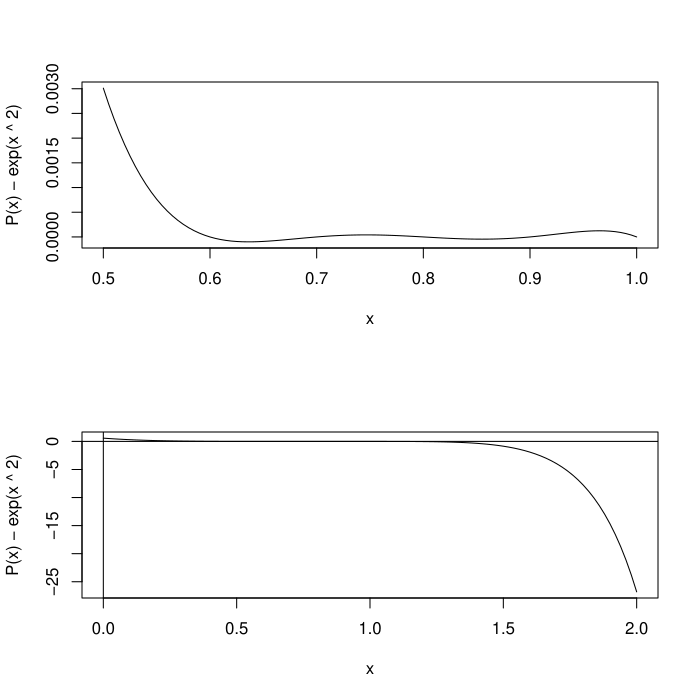

This chart was generated by the following R code:
#
# Copyright (c) 2015-2016 by Yuchao Zhao, Xiaoye Meng.
#
# This program is free software: you can redistribute it and/or modify
# it under the terms of the GNU General Public License as published by
# the Free Software Foundation, either version 3 of the License, or
# (at your option) any later version.
#
# This program is distributed in the hope that it will be useful,
# but WITHOUT ANY WARRANTY; without even the implied warranty of
# MERCHANTABILITY or FITNESS FOR A PARTICULAR PURPOSE.  See the
# GNU General Public License for more details.
#
# You should have received a copy of the GNU General Public License
# along with this program.  If not, see <http://www.gnu.org/licenses/>.
#

source("c3/newtdd.R")
source("c0/nest.R")
# (a)
x = c(0.6, 0.7, 0.8, 0.9, 1.0)
y = c(1.433329, 1.632316, 1.896481, 2.247908, 2.718282)
c = newtdd(x, y, 5)
c
# (b)
p1 = nest(4, c, 0.82, x)
p1
p2 = nest(4, c, 0.98, x)
p2
# (c)
abs((0.82 - 0.6) * (0.82 - 0.7) * (0.82 - 0.8) * (0.82 - 0.9) * (0.82 - 1.0) / factorial(5) *
    exp(1) * (32 + 160 + 120))
abs(exp(0.82 ^ 2) - p1)
abs((0.98 - 0.6) * (0.98 - 0.7) * (0.98 - 0.8) * (0.98 - 0.9) * (0.98 - 1.0) / factorial(5) *
    exp(1) * (32 + 160 + 120))
abs(exp(0.98 ^ 2) - p2)
# (d)
f = function(x) c[1] + (x - 0.6) * (c[2] + (x - 0.7) * (c[3] + (x - 0.8) * (c[4] + (x - 0.9) *
                c[5]))) - exp(x ^ 2)
par(mfrow = c(2, 1))
curve(f, 0.5, 1, ylab = "P(x) - exp(x ^ 2)")
curve(f, 0,   2, ylab = "P(x) - exp(x ^ 2)")
abline(h = 0, v = 0)
